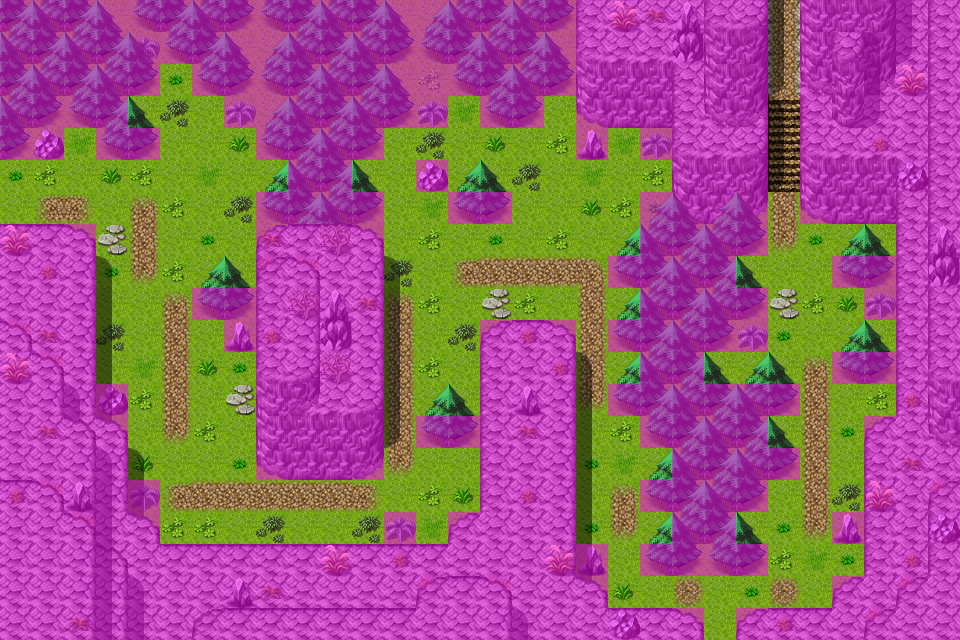

Tiled map render using the project's own tile images. Description and the map definition, with tile-layer contents summarised, below:
An orthogonal 30x20 tile map with 32x32 px tiles, 4 tile layers (Ground, Objects, Above, Walkable), 8 tilesets and 8 objects (5x spawn, 3x mapchange).

<map version="1.0" orientation="orthogonal" width="30" height="20" tilewidth="32" tileheight="32">
    <properties>
        <property name="outdoors" value="1" />
    </properties>
    <tileset firstgid="1" name="map_6" tilewidth="32" tileheight="32">
        <image source="../drawable/map_6.png" />
    </tileset>
    <tileset firstgid="65" name="map_4" tilewidth="32" tileheight="32">
        <image source="../drawable/map_4.png" />
    </tileset>
    <tileset firstgid="129" name="map_3" tilewidth="32" tileheight="32">
        <image source="../drawable/map_3.png" />
    </tileset>
    <tileset firstgid="193" name="map_9" tilewidth="32" tileheight="32">
        <image source="../drawable/map_9.png" />
    </tileset>
    <tileset firstgid="257" name="map_5" tilewidth="32" tileheight="32">
        <image source="../drawable/map_5.png" />
    </tileset>
    <tileset firstgid="321" name="map_0" tilewidth="32" tileheight="32">
        <image source="../drawable/map_0.png" />
    </tileset>
    <tileset firstgid="385" name="map_1" tilewidth="32" tileheight="32">
        <image source="../drawable/map_1.png" />
    </tileset>
    <tileset firstgid="449" name="map_2" tilewidth="32" tileheight="32">
        <image source="../drawable/map_2.png" />
    </tileset>
    <layer name="Ground" width="30" height="20">
        <data>[600 cells, 600 non-empty, 15 distinct tile ids]</data>
    </layer>
    <layer name="Objects" width="30" height="20">
        <data>[600 cells, 311 non-empty, 33 distinct tile ids]</data>
    </layer>
    <layer name="Above" width="30" height="20">
        <data>[600 cells, 116 non-empty, 12 distinct tile ids]</data>
    </layer>
    <layer name="Walkable" width="30" height="20">
        <data>[600 cells, 398 non-empty, 1 distinct tile ids]</data>
    </layer>
    <objectgroup name="Mapevents">
        <object name="west" type="mapchange" x="0" y="160" width="32" height="64">
            <properties>
                <property name="map" value="blackwater_mountain10" />
                <property name="place" value="east" />
            </properties>
        </object>
        <object name="north" type="mapchange" x="768" y="0" width="32" height="32">
            <properties>
                <property name="map" value="blackwater_mountain15" />
                <property name="place" value="south" />
            </properties>
        </object>
        <object name="east" type="mapchange" x="704" y="608" width="32" height="32">
            <properties>
                <property name="map" value="blackwater_mountain40" />
                <property name="place" value="north" />
            </properties>
        </object>
    </objectgroup>
    <objectgroup name="Spawn">
        <object name="primwolf1" type="spawn" x="96" y="64" width="192" height="384">
            <properties>
                <property name="quantity" value="2" />
                <property name="spawngroup" value="primwolf1" />
            </properties>
        </object>
        <object name="bwm_agent_3" type="spawn" x="768" y="192" width="32" height="32">
            <properties>
                <property name="spawngroup" value="bwm_agent_3" />
            </properties>
        </object>
        <object name="primwolf1_1" type="spawn" x="384" y="416" width="32" height="32">
            <properties>
                <property name="spawngroup" value="primwolf1" />
            </properties>
        </object>
        <object name="forestboar4" type="spawn" x="352" y="96" width="320" height="320">
            <properties>
                <property name="quantity" value="2" />
                <property name="spawngroup" value="forestboar4" />
            </properties>
        </object>
        <object name="primwolf1_2" type="spawn" x="704" y="320" width="192" height="256">
            <properties>
                <property name="quantity" value="2" />
                <property name="spawngroup" value="primwolf1" />
            </properties>
        </object>
    </objectgroup>
    <objectgroup name="Keys" />
</map>
